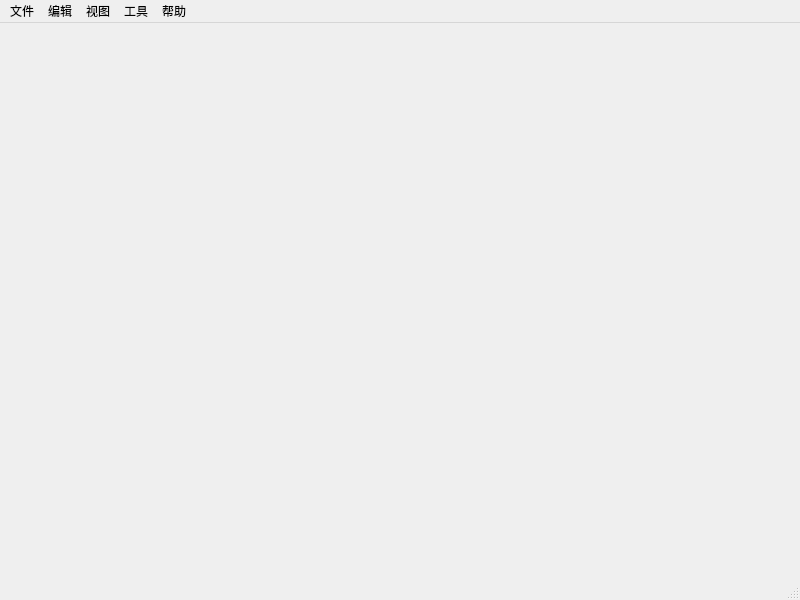
<?xml version="1.0" encoding="UTF-8"?>
<ui version="4.0">
 <class>MainWindow</class>
 <widget class="QMainWindow" name="MainWindow">
  <property name="geometry">
   <rect>
    <x>0</x>
    <y>0</y>
    <width>800</width>
    <height>600</height>
   </rect>
  </property>
  <property name="windowTitle">
   <string>iSerial</string>
  </property>
  <property name="windowIcon">
   <iconset resource="Resource/resource.qrc">
    <normaloff>:/ico/logo.ico</normaloff>:/ico/logo.ico</iconset>
  </property>
  <widget class="QWidget" name="centralwidget"/>
  <widget class="QMenuBar" name="menubar">
   <property name="geometry">
    <rect>
     <x>0</x>
     <y>0</y>
     <width>800</width>
     <height>22</height>
    </rect>
   </property>
   <property name="layoutDirection">
    <enum>Qt::LeftToRight</enum>
   </property>
   <property name="autoFillBackground">
    <bool>false</bool>
   </property>
   <property name="defaultUp">
    <bool>false</bool>
   </property>
   <widget class="QMenu" name="menu_2">
    <property name="title">
     <string>文件</string>
    </property>
   </widget>
   <widget class="QMenu" name="menu_3">
    <property name="title">
     <string>帮助</string>
    </property>
    <addaction name="actionAboutMe"/>
   </widget>
   <widget class="QMenu" name="menu_4">
    <property name="title">
     <string>编辑</string>
    </property>
   </widget>
   <widget class="QMenu" name="menu_5">
    <property name="title">
     <string>视图</string>
    </property>
   </widget>
   <widget class="QMenu" name="menu_6">
    <property name="title">
     <string>工具</string>
    </property>
   </widget>
   <addaction name="menu_2"/>
   <addaction name="menu_4"/>
   <addaction name="menu_5"/>
   <addaction name="menu_6"/>
   <addaction name="menu_3"/>
  </widget>
  <widget class="QStatusBar" name="statusbar"/>
  <action name="actionAboutMe">
   <property name="text">
    <string>关于我</string>
   </property>
  </action>
 </widget>
 <resources>
  <include location="Resource/resource.qrc"/>
 </resources>
 <connections/>
</ui>
